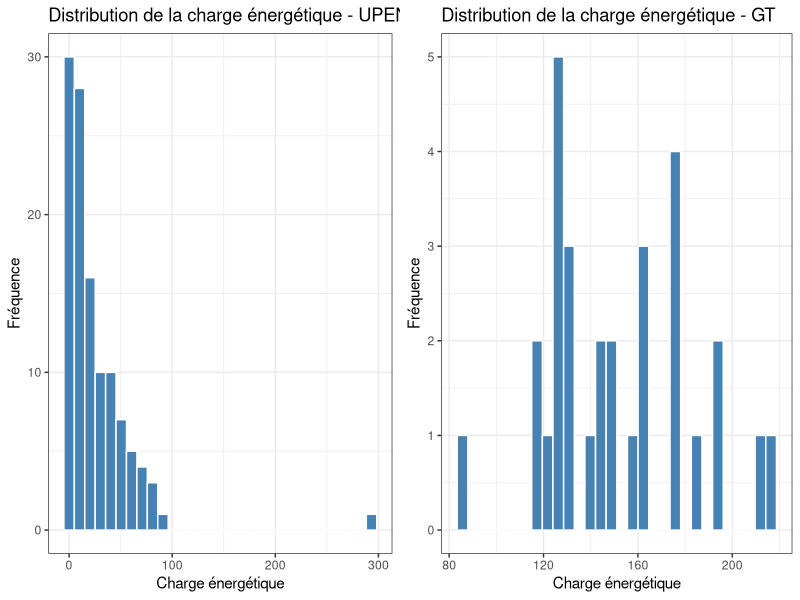
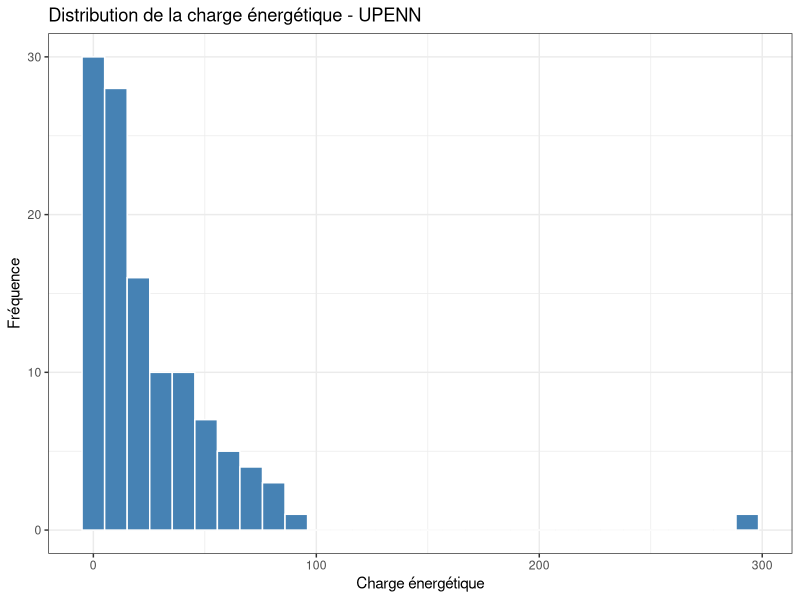
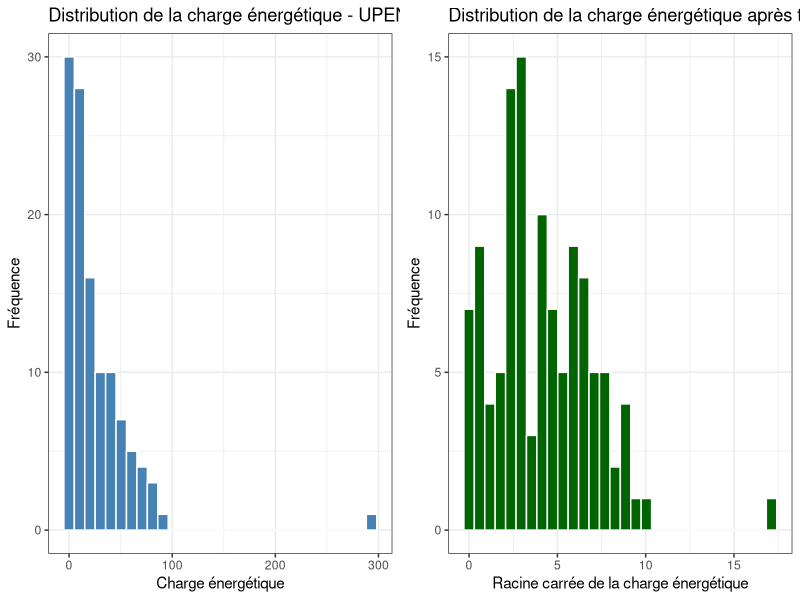
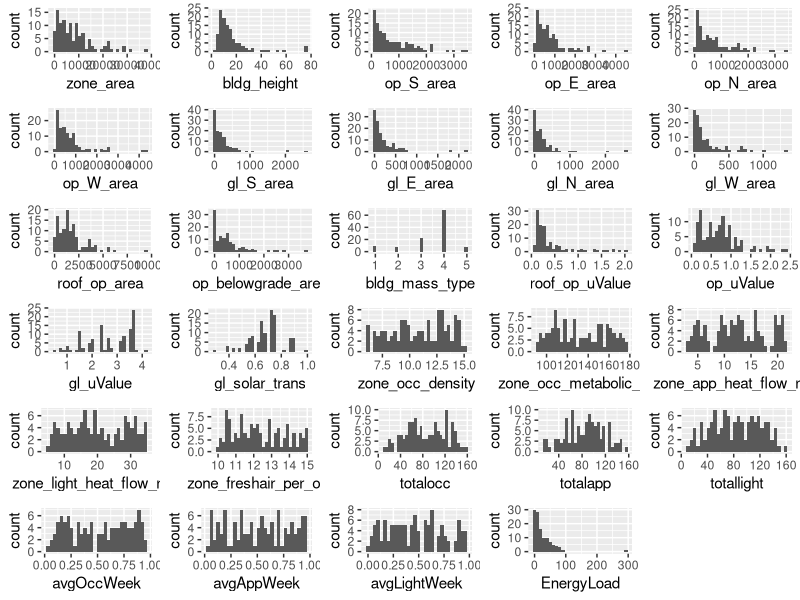
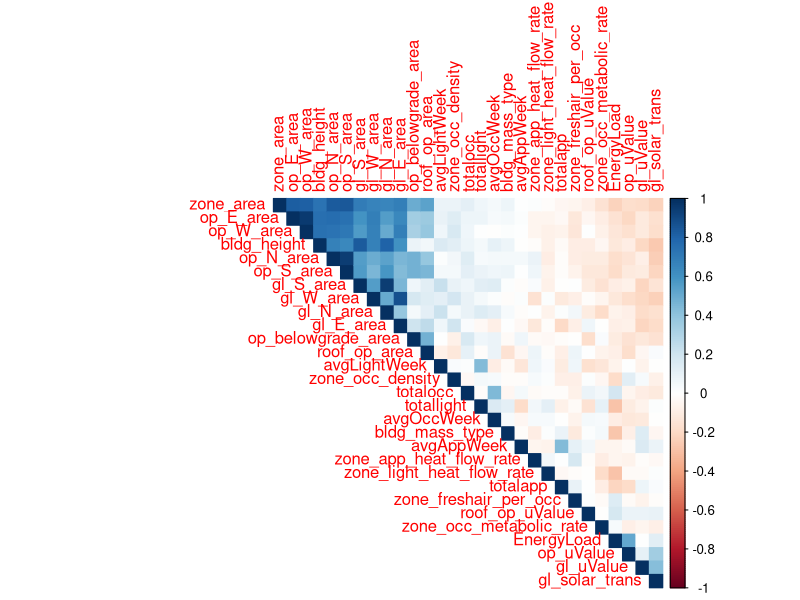
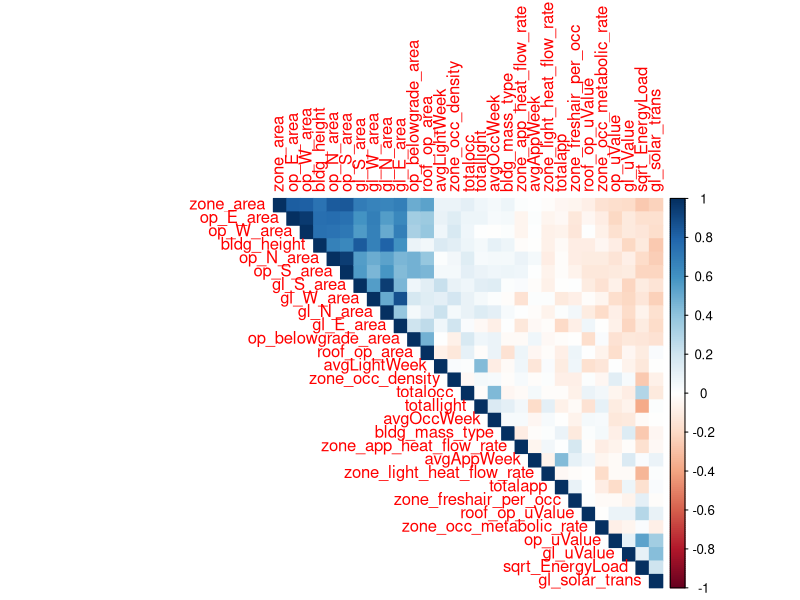
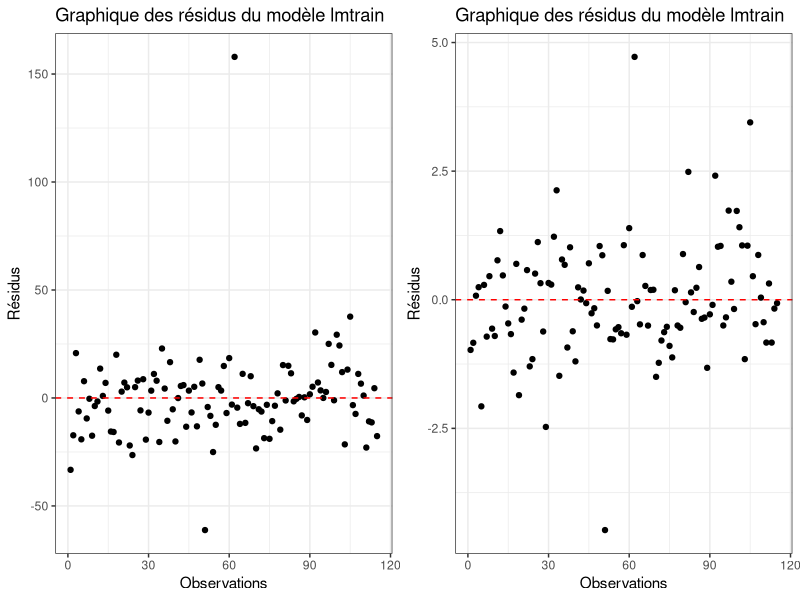
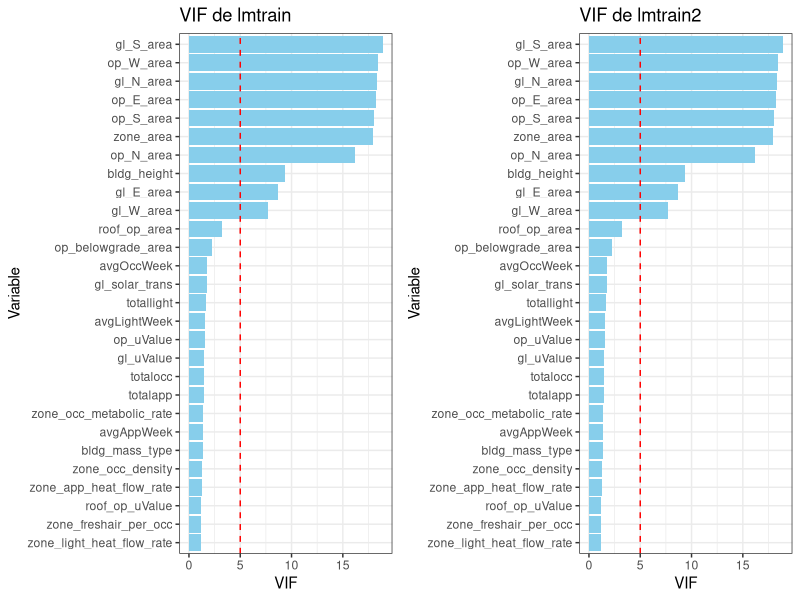

Source code (R) for these figures, in order:
## ---- chunk 1
library(tidyverse)
library(gridExtra)
library(caret)
library(car)
library(pls)
## ---- chunk 2
upenn <- read_tsv("UPENN.txt")
gt <- read_tsv("GT.txt")
## ---- chunk 3
upenn <- upenn |> 
  mutate(EnergyLoad = HeatTotal + CoolTotal)

gt <- gt |> 
   mutate(EnergyLoad = HeatTotal + CoolTotal)
## ---- chunk 4
colonnes_supprimees <- c("ID", "HeatTotal", "CoolTotal", "HeatJan", "CoolJuly")

Upenn_x <- upenn |> 
  dplyr::select(-any_of(colonnes_supprimees))

Gt_x <- gt |> 
  dplyr::select(-any_of(colonnes_supprimees))
## ---- chunk 5
str(Upenn_x)
summary(Upenn_x$EnergyLoad)
## ---- chunk 6
# UPENN

graph_upenn <- Upenn_x |> 
  ggplot() +
  aes(x = EnergyLoad) +
  geom_histogram(bins = 30, fill = "steelblue", color = "white") +
  labs(
    title = "Distribution de la charge énergétique - UPENN",
    x = "Charge énergétique",
    y = "Fréquence"
  ) +
  theme_bw()


# GT

graph_gt <- Gt_x |> 
  ggplot() +
  aes(x = EnergyLoad) +
  geom_histogram(bins = 30, fill = "steelblue", color = "white") +
  labs(
    title = "Distribution de la charge énergétique - GT",
    x = "Charge énergétique",
    y = "Fréquence"
  ) +
  theme_bw()

grid.arrange(graph_upenn, graph_gt, ncol = 2)
## ---- chunk 7
# UPENN

Upenn_x2 <- Upenn_x |> 
  mutate(sqrt_EnergyLoad = sqrt(EnergyLoad)) |> 
  dplyr::select(-EnergyLoad)


# GT

Gt_x2 <- Gt_x |> 
  mutate(sqrt_EnergyLoad = sqrt(EnergyLoad)) |> 
  dplyr::select(-EnergyLoad)
## ---- chunk 8
# Y originale

graph_upenn


# Y transformée en racine carrée

graph_sqrt_upenn <- Upenn_x2 |> 
  ggplot() +
  aes(x = sqrt_EnergyLoad) +
  geom_histogram(bins = 30, fill = "darkgreen", color = "white") +
  labs(
    title = "Distribution de la charge énergétique après transformation en racine carrée - UPENN",
    x = "Racine carrée de la charge énergétique",
    y = "Fréquence"
  ) +
  theme_bw()


grid.arrange(graph_upenn, graph_sqrt_upenn, ncol = 2)
## ---- chunk 9
shapiro.test(Upenn_x$EnergyLoad)
shapiro.test(Upenn_x2$sqrt_EnergyLoad)
## ---- chunk 10
# Y : EnergyLoad
Train <- Upenn_x
Test <- Gt_x
## ---- chunk 11
# Y : sqrt_EnergyLoad
Train2 <- Upenn_x2
Test2 <- Gt_x2
## ---- chunk 12
str(Train2)
str(Test2)
## ---- chunk 13
# distribution des valeurs observées pour les differentes variables
ggp <- list()
for (i in 1:ncol(Train)) {
  ggp[[i]] <- Train |> 
    ggplot() +
    aes(x = .data[[names(Train)[i]]]) +
    geom_histogram()
}
grid.arrange(grobs = ggp, ncol = 5, nrow = 6)
## ---- chunk 14
# distribution des valeurs observées pour les differentes variables
ggp2 <- list()
for (i in 1:ncol(Train2)) {
  ggp[[i]] <- Train2 |> 
    ggplot() +
    aes(x = .data[[names(Train2)[i]]]) +
    geom_histogram()
}
grid.arrange(grobs = ggp2, ncol = 5, nrow = 6)
## ---- chunk 15
# matrice des correlations
corrplot::corrplot(
  cor(Train),
  method = "color", 
  type = "upper", 
  order = "FPC"
)
## ---- chunk 16
# matrice des correlations
corrplot::corrplot(
  cor(Train2),
  method = "color", 
  type = "upper", 
  order = "FPC"
)
## ---- chunk 17
# Modèle lm sur l'ensemble données d'entraînement

set.seed(123)

lmtrain <- lm(
  EnergyLoad ~ ., 
  data = Train,
)

summary_lmtrain <- summary(lmtrain)
summary_lmtrain
## ---- chunk 18
# Modèle lm avec validation croisée

set.seed(123)

# Contrôle de la validation croisée
train_control <- trainControl(method = "cv", number = 10)

# Modèle avec validation croisée
lmtrain_cv <- train(
  EnergyLoad ~ ., 
  data = Train, 
  method = "lm", 
  trControl = train_control
)

lmtrain_cv

resultats <- lmtrain_cv$results
## ---- chunk 19
# Résidus

residus_lmtrain <- tibble(
  observations = as.numeric(names(residuals(lmtrain))),
  residus_lmtrain = (residuals(lmtrain))
)


# Graphique

graph_residus_lmtrain <- residus_lmtrain |> 
  ggplot() +
  aes(x = observations, y = residus_lmtrain) +
  geom_point() +
  geom_hline(yintercept = 0, linetype = "dashed", color = "red") +
  labs(
    title = "Graphique des résidus du modèle lmtrain",
    x = "Observations", 
    y = "Résidus"
  ) + 
  theme_bw()
## ---- chunk 20
# Calcul du vif avec la library car

vif_lmtrain <- tibble(
  variables = names(vif(lmtrain)),
  vif_lmtrain = vif(lmtrain)
)


# Graphique

graph_vif_lmtrain <- vif_lmtrain |> 
  ggplot() +
  aes(x = reorder(variables, vif_lmtrain), y = vif_lmtrain) + 
  geom_bar(stat = "identity", fill = "skyblue") + 
  geom_hline(yintercept = 5, color = "red", linetype = "dashed") + 
  coord_flip() + 
  labs(
    title = "VIF de lmtrain",
    x = "Variable",
    y = "VIF"
  ) + 
  theme_bw()
## ---- chunk 21
# R2
r2_lm_train <- summary_lmtrain$r.squared

r2_lm_cv <- resultats$Rsquared
## ---- chunk 22
# RMSE du modèle lm sur l'ensemble données d'entraînement

# Prédictions sur les données d'entraînement
predictions <- predict(lmtrain, type = "response")

# Calcul de l'erreur quadratique (residus)
residus <- Train$EnergyLoad - predictions

# Calculer le RMSE
rmse_lm_train <- sqrt(mean(residus^2))

rmse_lm_train
## ---- chunk 23
# RMSE du modèle lm avec validation croisée
rmse_lm_cv <- resultats$RMSE
## ---- chunk 24
# Prédictions sur le trainset
predtrainlm <- predict(lmtrain, type = "response")
#cbind(lmtrain$fitted.values, predtrainlm)

# Prédictions sur le testset
predtestlm<- predict(lmtrain, newdata = Test, type = "response")
## ---- chunk 25
# r2 on testset (1 - la somme des erreurs)
r2_lm_test <- 1 - sum((Test$EnergyLoad - predtestlm)^2) / 
  sum((Test$EnergyLoad - mean(Test$EnergyLoad))^2)

round(r2_lm_test, 4)


# # r2 on trainset (1 - la somme des erreurs)
# r2_lm_train <- 1 - sum((Train$EnergyLoad - predtrainlm)^2) / 
#   sum((Train$EnergyLoad - mean(Train$EnergyLoad))^2)
# 
# round(r2_lm_train, 4)
## ---- chunk 26
# Calcul des erreurs
rmse_lm_test <- sqrt(mean((Test$EnergyLoad - predtestlm)^2))
round(rmse_lm_test, 4)

# RMSE de référence (modèle naïf = moyenne de Y_train)
rmse0_lm_test <- sqrt(mean((Test$EnergyLoad - mean(Train$EnergyLoad))^2))

# On ajoute la baseline à gauche du vecteur
rmse_lm_test <- c(rmse0_lm_test, rmse_lm_test)
round(rmse_lm_test, 4)
## ---- chunk 27
cat(
  "Modèle :" = "LM",
  "\n Variable expliquée :" = "EnergyLoad",
  "\nNombre de composantes :", NA,
  "\nR2 estimé sur les données d’apprentissage :", r2_lm_train,
  "\nR2 estimé par validation croisée :", r2_lm_cv,
  "\nR2 estimé sur les données de test :", r2_lm_test,
  "\nRMSE estimé sur les données d’apprentissage :", rmse_lm_train,
  "\nRMSE estimé par validation croisée :", rmse_lm_cv,
  "\nRMSE estimé sur les données de test :", rmse_lm_test[2]
)
## ---- chunk 28
resultats_lm1 <- tibble(
  "Modèle" = "LM",
  "Variable expliquée" = "EnergyLoad",
  "Nombre de composantes" = NA,
  "R2 - Apprentissage" = r2_lm_train,
  "R2 - Validation croisée" = r2_lm_cv,
  "R2 - Test" = r2_lm_test,
  "RMSE - Apprentissage" = rmse_lm_train,
  "RMSE - Validation croisée" = rmse_lm_cv,
  "RMSE - Test" = rmse_lm_test[2],
)

View(resultats_lm1)
## ---- chunk 29
# Modèle lm sur l'ensemble données d'entraînement

set.seed(123)

lmtrain2 <- lm(
  sqrt_EnergyLoad ~ ., 
  data = Train2,
)

summary_lmtrain2 <- summary(lmtrain2)
summary_lmtrain2
## ---- chunk 30
# Modèle lm avec validation croisée

set.seed(123)

# Contrôle de la validation croisée
train_control2 <- trainControl(method = "cv", number = 10)

# Modèle avec validation croisée
lmtrain_cv2 <- train(
  sqrt_EnergyLoad ~ ., 
  data = Train2, 
  method = "lm", 
  trControl = train_control2
)

lmtrain_cv2

resultats2 <- lmtrain_cv2$results
## ---- chunk 31
# Résidus

residus_lmtrain2 <- tibble(
  observations2 = as.numeric(names(residuals(lmtrain2))),
  residus_lmtrain2 = (residuals(lmtrain2))
)


# Graphique

graph_residus_lmtrain2 <- residus_lmtrain2 |> 
  ggplot() +
  aes(x = observations2, y = residus_lmtrain2) +
  geom_point() +
  geom_hline(yintercept = 0, linetype = "dashed", color = "red") +
  labs(
    title = "Graphique des résidus du modèle lmtrain",
    x = "Observations", 
    y = "Résidus"
  ) + 
  theme_bw()
## ---- chunk 32
# Calcul du vif

vif_lmtrain2 <- tibble(
  variables2 = names(vif(lmtrain2)),
  vif_lmtrain2 = vif(lmtrain2)
)


# Graphique

graph_vif_lmtrain2 <- vif_lmtrain2 |> 
  ggplot() +
  aes(x = reorder(variables2, vif_lmtrain2), y = vif_lmtrain2) + 
  geom_bar(stat = "identity", fill = "skyblue") + 
  geom_hline(yintercept = 5, color = "red", linetype = "dashed") + 
  coord_flip() + 
  labs(
    title = "VIF de lmtrain2",
    x = "Variable",
    y = "VIF"
  ) + 
  theme_bw()
## ---- chunk 33
# R2
r2_lm_train2 <- summary_lmtrain2$r.squared

r2_lm_cv2 <- resultats2$Rsquared
## ---- chunk 34
# RMSE du modèle lm sur l'ensemble données d'entraînement

# Prédictions sur les données d'entraînement
predictions2 <- predict(lmtrain2, type = "response")

# Calcul de l'erreur quadratique (residus)
residus2 <- Train2$sqrt_EnergyLoad - predictions2

# Calculer le RMSE
rmse_lm_train2 <- sqrt(mean(residus2^2))

rmse_lm_train2
## ---- chunk 35
# RMSE du modèle lm avec validation croisée
rmse_lm_cv2 <- resultats2$RMSE
## ---- chunk 36
# Prédictions sur le trainset
predtrainlm2 <- predict(lmtrain2, type = "response")
#cbind(lmtrain2$fitted.values, predtrainlm)

# Prédictions sur le testset
predtestlm2 <- predict(lmtrain2, newdata = Test2, type = "response")
## ---- chunk 37
# r2 on testset (1 - la somme des erreurs)
r2_lm_test2 <- 1 - sum((Test2$sqrt_EnergyLoad - predtestlm2)^2) / 
  sum((Test2$sqrt_EnergyLoad - mean(Test2$sqrt_EnergyLoad))^2)

round(r2_lm_test2, 4)


# # r2 on trainset (1 - la somme des erreurs)
# r2_lm_train2 <- 1 - sum((Train2$sqrt_EnergyLoad - predtrainlm2)^2) / 
#   sum((Train2$sqrt_EnergyLoad - mean(Train2$sqrt_EnergyLoad))^2)
# 
# round(r2_lm_train2, 4)
## ---- chunk 38
# Calcul des erreurs
rmse_lm_test2 <- sqrt(mean((Test2$sqrt_EnergyLoad - predtestlm2)^2))
round(rmse_lm_test2, 4)

# RMSE de référence (modèle naïf = moyenne de Y_train)
rmse0_lm_test2 <- sqrt(mean((Test2$sqrt_EnergyLoad - mean(Train2$sqrt_EnergyLoad))^2))

# On ajoute la baseline à gauche du vecteur
rmse_lm_test2 <- c(rmse0_lm_test2, rmse_lm_test2)
round(rmse_lm_test2, 4)
## ---- chunk 39
cat(
  "Modèle :" = "LM",
  "\n Variable expliquée :" = "sqrt_EnergyLoad",
  "\nNombre de composantes :", NA,
  "\nR2 estimé sur les données d’apprentissage :", r2_lm_train2,
  "\nR2 estimé par validation croisée :", r2_lm_cv2,
  "\nR2 estimé sur les données de test :", r2_lm_test2,
  "\nRMSE estimé sur les données d’apprentissage :", rmse_lm_train2,
  "\nRMSE estimé par validation croisée :", rmse_lm_cv2,
  "\nRMSE estimé sur les données de test :", rmse_lm_test2[2]
)
## ---- chunk 40
resultats_lm2 <- tibble(
  "Modèle" = "LM",
  "Variable expliquée" = "sqrt_EnergyLoad",
  "Nombre de composantes" = NA,
  "R2 - Apprentissage" = r2_lm_train2,
  "R2 - Validation croisée" = r2_lm_cv2,
  "R2 - Test" = r2_lm_test2,
  "RMSE - Apprentissage" = rmse_lm_train2,
  "RMSE - Validation croisée" = rmse_lm_cv2,
  "RMSE - Test" = rmse_lm_test2[2],
)

View(resultats_lm2)
## ---- chunk 41
# Résidus du premier modèle (Y : EnergyLoad) et du second (Y : sqrt_EnergyLoad)

residus <- inner_join(
  residus_lmtrain, 
  residus_lmtrain2, 
  by = c("observations" = "observations2")
)
residus


# Graphiques des deux modèles

graph_residus <- grid.arrange(graph_residus_lmtrain, graph_residus_lmtrain2, ncol = 2)
graph_residus
## ---- chunk 42
# VID du premier modèle (Y : EnergyLoad) et du second (Y : sqrt_EnergyLoad)

vif <- inner_join(
  vif_lmtrain, 
  vif_lmtrain2, 
  by = c("variables" = "variables2")
)
vif


# Graphiques des deux modèles

graph_vif <- grid.arrange(graph_vif_lmtrain, graph_vif_lmtrain2, ncol = 2)
graph_vif
## ---- chunk 43
resultats_lm <- bind_rows(resultats_lm1, resultats_lm2)
resultats_lm
## ---- chunk 44
# nb d'individus
n <- nrow(Train)

# nb de variables
p <- ncol(Train) - 1
## ---- chunk 45
set.seed(123)
## PCR
pcrtrain <- pcr(
  EnergyLoad ~ ., 
  data = Train, 
  ncomp = min(n - 1, p), # Nombre de variables latentes (composantes)
  validation = "CV",  # Cross-validation CV : découpage en segment
  scale = TRUE# prédicteurs centrés et réduits par défaut
)
# On prend juste l'apprentissage
## ---- chunk 46
summary(pcrtrain)
## ---- chunk 47
r2_pcr_train_cv <- pls::R2(pcrtrain, estimate = "all")

validationplot(pcrtrain, val.type = "R2", type = "b", estimate = "all")
legend(
  "bottomright", 
  legend = c("Train", "CV"),
  col = c("black", "red"),
  pch = c(1, 2),
  lty = c(1, 2)
)
## ---- chunk 48
# RMSE : erreur, utile pour choisir le nb de composantes
rmse_pcr_train_cv <- pls::RMSEP(pcrtrain, estimate = "all")
validationplot(pcrtrain, type = "b", estimate = "all")
legend(
  "topright", 
  legend = c("CV", "adjCV", "Intercept"),
  col = c("black", "red", "green"),
  pch = c(1, 2, 3),
  lty = c(1, 2, 3)
)
## ---- chunk 49
str(123)
ncp_pcr <- selectNcomp(pcrtrain, method = "onesigma")
ncp_pcr
## ---- chunk 50
# Prédictions sur le trainset
predtrainpcr <- predict(pcrtrain,type = "response")
#cbind(pcrtrain$fitted.values, predtrainpcr)

# Prédictions sur le testset
predtestpcr <- predict(pcrtrain, newdata = Test, type = "response")
## ---- chunk 51
# r2 on testset (1 - la somme des erreurs)
r2_pcr_test <- 1 - apply(
  (Test$EnergyLoad - predtestpcr[, 1, ])^2,
  2,
  sum
) / sum((Test$EnergyLoad - mean(Test$EnergyLoad))^2)

round(r2_pcr_test, 4)

# # r2 on trainset (1 - la somme des erreurs)
# r2_pcr_train <- 1 - apply(
#   (Train$EnergyLoad - predtrainpcr[, 1, ])^2,
#   2,
#   sum
# ) / sum((Train$EnergyLoad - mean(Train$EnergyLoad))^2)
# round(r2_pcr_train, 4)
## ---- chunk 52
# Calcul des erreurs en fonction du nombre de composantes
rmse_pcr_test <- sqrt(apply(
  (Test$EnergyLoad - predtestpcr[, 1, ])^2,
  2,
  mean
))

# RMSE de référence (modèle naïf = moyenne de Y_train)
rmse0_pcr_test <- sqrt(mean((Test$EnergyLoad - mean(Train$EnergyLoad))^2))

# On ajoute la baseline à gauche du vecteur
rmse_pcr_test <- c(rmse0_pcr_test, rmse_pcr_test)
round(rmse_pcr_test, 4)
## ---- chunk 53
cat(
  "Modèle :" = "PCR",
  "\n Variable expliquée :" = "EnergyLoad",
  "\nNombre de composantes :", ncp_pcr,
  "\nR2 estimé sur les données d’apprentissage :", r2_pcr_train_cv$val["train", "EnergyLoad", paste(ncp_pcr, "comps")],
  "\nR2 estimé par validation croisée :", r2_pcr_train_cv$val["CV", "EnergyLoad", paste(ncp_pcr, "comps")],
  "\nR2 estimé sur les données de test :", r2_pcr_test[[paste(ncp_pcr, "comps")]],
  "\nRMSE estimé sur les données d’apprentissage :", rmse_pcr_train_cv$val["train", "EnergyLoad", paste(ncp_pcr, "comps")],
  "\nRMSE estimé par validation croisée :", rmse_pcr_train_cv$val["CV", "EnergyLoad", paste(ncp_pcr, "comps")],
  "\nRMSE estimé sur les données de test :", rmse_pcr_test[[paste(ncp_pcr, "comps")]]
)
## ---- chunk 54
resultats_pcr1 <- tibble(
  "Modèle" = "PCR",
  "Variable expliquée" = "EnergyLoad",
  "Nombre de composantes" = ncp_pcr,
  "R2 - Apprentissage" = r2_pcr_train_cv$val["train", "EnergyLoad", paste(ncp_pcr, "comps")],
  "R2 - Validation croisée" = r2_pcr_train_cv$val["CV", "EnergyLoad", paste(ncp_pcr, "comps")],
  "R2 - Test" = r2_pcr_test[[paste(ncp_pcr, "comps")]],
  "RMSE - Apprentissage" = rmse_pcr_train_cv$val["train", "EnergyLoad", paste(ncp_pcr, "comps")],
  "RMSE - Validation croisée" = rmse_pcr_train_cv$val["CV", "EnergyLoad", paste(ncp_pcr, "comps")],
  "RMSE - Test" = rmse_pcr_test[[paste(ncp_pcr, "comps")]],
)

View(resultats_pcr1)
## ---- chunk 55
# nb d'individus
n2 <- nrow(Train2)

# nb de variables
p2 <- ncol(Train2) - 1
## ---- chunk 56
set.seed(123)
## PCR
pcrtrain2 <- pcr(
  sqrt_EnergyLoad ~ ., 
  data = Train2, 
  ncomp = min(n2 - 1, p2), # Nombre de variables latentes (composantes)
  validation = "CV", # Cross-validation CV : découpage en segment
  scale = TRUE # prédicteurs centrés et réduits par défaut
)
# On prend juste l'apprentissage
## ---- chunk 57
summary(pcrtrain2)
## ---- chunk 58
r2_pcr_train_cv2 <- pls::R2(pcrtrain2, estimate = "all")

validationplot(
  pcrtrain2, 
  val.type = "R2", 
  type = "b", 
  estimate = "all"
)
legend(
  "bottomright", 
  legend = c("Train", "CV"),
  col = c("black", "red"),
  pch = c(1, 2),
  lty = c(1, 2)
)
## ---- chunk 59
# RMSE : erreur, utile pour choisir le nb de composantes
rmse_pcr_train_cv2 <- pls::RMSEP(pcrtrain2, estimate = "all")
validationplot(
  pcrtrain2, 
  type = "b", 
  estimate = "all"
)
legend(
  "topright", 
  legend = c("CV", "adjCV", "Intercept"),
  col = c("black", "red", "green"),
  pch = c(1, 2, 3),
  lty = c(1, 2, 3)
)
## ---- chunk 60
str(123)
ncp_pcr2 <- selectNcomp(pcrtrain2, method = "onesigma")
ncp_pcr2
## ---- chunk 61
# Prédictions sur le trainset
predtrainpcr2 <- predict(
  pcrtrain2, 
  type = "response"
)
#cbind(pcrtrain$fitted.values, predtrainpcr)

# Prédictions sur le testset
predtestpcr2 <- predict(
  pcrtrain2, 
  newdata = Test2, 
  type = "response"
)
## ---- chunk 62
# r2 on testset (1 - la somme des erreurs)
r2_pcr_test2 <- 1 - apply(
  (Test2$sqrt_EnergyLoad - predtestpcr2[, 1, ])^2,
  2,
  sum
) / sum((Test2$sqrt_EnergyLoad - mean(Test2$sqrt_EnergyLoad))^2)

round(r2_pcr_test2, 4)

# # r2 on trainset (1 - la somme des erreurs)
# r2_pcr_train2 <- 1 - apply(
#   (Train2$sqrt_EnergyLoad - predtrainpcr2[, 1, ])^2,
#   2,
#   sum
# ) / sum((Train2$sqrt_EnergyLoad - mean(Train2$sqrt_EnergyLoad))^2)
# 
# round(r2_pcr_train2, 4)
## ---- chunk 63
# Calcul des erreurs en fonction du nombre de composantes
rmse_pcr_test2 <- sqrt(apply(
  (Test2$sqrt_EnergyLoad - predtestpcr2[, 1, ])^2,
  2,
  mean
))

# RMSE de référence (modèle naïf = moyenne de Y_train)
rmse0_pcr_test2 <- sqrt(
  mean((Test2$sqrt_EnergyLoad - mean(Train2$sqrt_EnergyLoad))^2)
)

# On ajoute la baseline à gauche du vecteur
rmse_pcr_test2 <- c(rmse0_pcr_test2, rmse_pcr_test2)
round(rmse_pcr_test2, 4)
## ---- chunk 64
cat(
  "Modèle :" = "PCR",
  "\n Variable expliquée :" = "sqrt_EnergyLoad",
  "\nNombre de composantes :", ncp_pcr2,
  "\nR2 estimé sur les données d’apprentissage :", r2_pcr_train_cv2$val["train", "sqrt_EnergyLoad", paste(ncp_pcr2, "comps")],
  "\nR2 estimé par validation croisée :", r2_pcr_train_cv2$val["CV", "sqrt_EnergyLoad", paste(ncp_pcr2, "comps")],
  "\nR2 estimé sur les données de test :", r2_pcr_test2[[paste(ncp_pcr2, "comps")]],
  "\nRMSE estimé sur les données d’apprentissage :", rmse_pcr_train_cv2$val["train", "sqrt_EnergyLoad", paste(ncp_pcr2, "comps")],
  "\nRMSE estimé par validation croisée :", rmse_pcr_train_cv2$val["CV", "sqrt_EnergyLoad", paste(ncp_pcr2, "comps")],
  "\nRMSE estimé sur les données de test :", rmse_pcr_test2[[paste(ncp_pcr2, "comps")]]
)
## ---- chunk 65
resultats_pcr2 <- tibble(
  "Modèle" = "PCR",
  "Variable expliquée" = "sqrt_EnergyLoad",
  "Nombre de composantes" = ncp_pcr2,
  "R2 - Apprentissage" = r2_pcr_train_cv2$val["train", "sqrt_EnergyLoad", paste(ncp_pcr2, "comps")],
  "R2 - Validation croisée" = r2_pcr_train_cv2$val["CV", "sqrt_EnergyLoad", paste(ncp_pcr2, "comps")],
  "R2 - Test" = r2_pcr_test2[[paste(ncp_pcr2, "comps")]],
  "RMSE - Apprentissage" = rmse_pcr_train_cv2$val["train", "sqrt_EnergyLoad", paste(ncp_pcr2, "comps")],
  "RMSE - Validation croisée" = rmse_pcr_train_cv2$val["CV", "sqrt_EnergyLoad", paste(ncp_pcr2, "comps")],
  "RMSE - Test" = rmse_pcr_test2[[paste(ncp_pcr2, "comps")]],
)

View(resultats_pcr2)
## ---- chunk 66
resultats_pcr <- bind_rows(resultats_pcr1, resultats_pcr2)
resultats_pcr
## ---- chunk 67
# nb d'individus
n <- nrow(Train)

# nb de variables
p <- ncol(Train) - 1
## ---- chunk 68
set.seed(123)
## PLSR
plsrtrain <- plsr(
  EnergyLoad ~ ., 
  data = Train, 
  ncomp = min(n - 1, p), # Nombre de variables latentes (composantes)
  validation = "CV",  # Cross-validation CV : découpage en segment
  scale = TRUE# prédicteurs centrés et réduits par défaut
)
# On prend juste l'apprentissage
## ---- chunk 69
summary(plsrtrain)
## ---- chunk 70
r2_plsr_train_cv <- pls::R2(plsrtrain, estimate = "all")

validationplot(plsrtrain, val.type = "R2", type = "b", estimate = "all")
legend(
  "bottomright", 
  legend = c("Train", "CV"),
  col = c("black", "red"),
  pch = c(1, 2),
  lty = c(1, 2)
)
## ---- chunk 71
# RMSE : erreur, utile pour choisir le nb de composantes
rmse_plsr_train_cv <- pls::RMSEP(plsrtrain, estimate = "all")
validationplot(plsrtrain, type = "b", estimate = "all")
legend(
  "topright", 
  legend = c("CV", "adjCV", "Intercept"),
  col = c("black", "red", "green"),
  pch = c(1, 2, 3),
  lty = c(1, 2, 3)
)
## ---- chunk 72
str(123)
ncp_plsr <- selectNcomp(plsrtrain, method = "onesigma")
ncp_plsr
## ---- chunk 73
# Prédictions sur le trainset
predtrainplsr <- predict(plsrtrain,type = "response")
#cbind(plsrtrain$fitted.values, predtrainplsr)

# Prédictions sur le testset
predtestplsr <- predict(plsrtrain, newdata = Test, type = "response")
## ---- chunk 74
# r2 on testset (1 - la somme des erreurs)
r2_plsr_test <- 1 - apply(
  (Test$EnergyLoad - predtestplsr[, 1, ])^2,
  2,
  sum
) / sum((Test$EnergyLoad - mean(Test$EnergyLoad))^2)

round(r2_plsr_test, 4)

# # r2 on trainset (1 - la somme des erreurs)
# r2_plsr_train <- 1 - apply(
#   (Train$EnergyLoad - predtrainplsr[, 1, ])^2,
#   2,
#   sum
# ) / sum((Train$EnergyLoad - mean(Train$EnergyLoad))^2)
# round(r2_plsr_train, 4)
## ---- chunk 75
# Calcul des erreurs en fonction du nombre de composantes
rmse_plsr_test <- sqrt(apply(
  (Test$EnergyLoad - predtestplsr[, 1, ])^2,
  2,
  mean
))

# RMSE de référence (modèle naïf = moyenne de Y_train)
rmse0_plsr_test <- sqrt(mean((Test$EnergyLoad - mean(Train$EnergyLoad))^2))

# On ajoute la baseline à gauche du vecteur
rmse_plsr_test <- c(rmse0_plsr_test, rmse_plsr_test)
round(rmse_plsr_test, 4)

## ---- chunk 76
cat(
  "Modèle :" = "PLSR",
  "\n Variable expliquée :" = "EnergyLoad",
  "\nNombre de composantes :", ncp_plsr,
  "\nR2 estimé sur les données d’apprentissage :", r2_plsr_train_cv$val["train", "EnergyLoad", paste(ncp_plsr, "comps")],
  "\nR2 estimé par validation croisée :", r2_plsr_train_cv$val["CV", "EnergyLoad", paste(ncp_plsr, "comps")],
  "\nR2 estimé sur les données de test :", r2_plsr_test[[paste(ncp_plsr, "comps")]],
  "\nRMSE estimé sur les données d’apprentissage :", rmse_plsr_train_cv$val["train", "EnergyLoad", paste(ncp_plsr, "comps")],
  "\nRMSE estimé par validation croisée :", rmse_plsr_train_cv$val["CV", "EnergyLoad", paste(ncp_plsr, "comps")],
  "\nRMSE estimé sur les données de test :", rmse_plsr_test[[paste(ncp_plsr, "comps")]]
)
## ---- chunk 77
resultats_plsr1 <- tibble(
  "Modèle" = "PLSR",
  "Variable expliquée" = "EnergyLoad",
  "Nombre de composantes" = ncp_plsr,
  "R2 - Apprentissage" = r2_plsr_train_cv$val["train", "EnergyLoad", paste(ncp_plsr, "comps")],
  "R2 - Validation croisée" = r2_plsr_train_cv$val["CV", "EnergyLoad", paste(ncp_plsr, "comps")],
  "R2 - Test" = r2_plsr_test[[paste(ncp_plsr, "comps")]],
  "RMSE - Apprentissage" = rmse_plsr_train_cv$val["train", "EnergyLoad", paste(ncp_plsr, "comps")],
  "RMSE - Validation croisée" = rmse_plsr_train_cv$val["CV", "EnergyLoad", paste(ncp_plsr, "comps")],
  "RMSE - Test" = rmse_plsr_test[[paste(ncp_plsr, "comps")]],
)

View(resultats_plsr1)
## ---- chunk 78
# nb d'individus
n2 <- nrow(Train2)

# nb de variables
p2 <- ncol(Train2) - 1
## ---- chunk 79
set.seed(123)
## PLSR
plsrtrain2 <- plsr(
  sqrt_EnergyLoad ~ ., 
  data = Train2, 
  ncomp = min(n2 - 1, p2), # Nombre de variables latentes (composantes)
  validation = "CV", # Cross-validation CV : découpage en segment
  scale = TRUE # prédicteurs centrés et réduits par défaut
)
# On prend juste l'apprentissage
## ---- chunk 80
summary(plsrtrain2)
## ---- chunk 81
r2_plsr_train_cv2 <- pls::R2(plsrtrain2, estimate = "all")

validationplot(
  plsrtrain2, 
  val.type = "R2", 
  type = "b", 
  estimate = "all"
)
legend(
  "bottomright", 
  legend = c("Train", "CV"),
  col = c("black", "red"),
  pch = c(1, 2),
  lty = c(1, 2)
)
## ---- chunk 82
# RMSE : erreur, utile pour choisir le nb de composantes
rmse_plsr_train_cv2 <- pls::RMSEP(plsrtrain2, estimate = "all")
validationplot(
  plsrtrain2, 
  type = "b", 
  estimate = "all"
)
legend(
  "topright", 
  legend = c("CV", "adjCV", "Intercept"),
  col = c("black", "red", "green"),
  pch = c(1, 2, 3),
  lty = c(1, 2, 3)
)
## ---- chunk 83
str(123)
ncp_plsr2 <- selectNcomp(plsrtrain2, method = "onesigma")
ncp_plsr2
## ---- chunk 84
# Prédictions sur le trainset
predtrainplsr2 <- predict(
  plsrtrain2, 
  type = "response"
)
#cbind(plsrtrain$fitted.values, predtrainplsr)

# Prédictions sur le testset
predtestplsr2 <- predict(
  plsrtrain2, 
  newdata = Test2, 
  type = "response"
)
## ---- chunk 85
dim(predtestplsr2)
## ---- chunk 86
# r2 on testset (1 - la somme des erreurs)
r2_plsr_test2 <- 1 - apply(
  (Test2$sqrt_EnergyLoad - predtestplsr2[, 1, ])^2,
  2,
  sum
) / sum((Test2$sqrt_EnergyLoad - mean(Test2$sqrt_EnergyLoad))^2)

round(r2_plsr_test2, 4)

# # r2 on trainset (1 - la somme des erreurs)
# r2_plsr_train2 <- 1 - apply(
#   (Train2$sqrt_EnergyLoad - predtrainplsr2[, 1, ])^2,
#   2,
#   sum
# ) / sum((Train2$sqrt_EnergyLoad - mean(Train2$sqrt_EnergyLoad))^2)
# 
# round(r2_plsr_train2, 4)
## ---- chunk 87
# Calcul des erreurs en fonction du nombre de composantes
rmse_plsr_test2 <- sqrt(apply(
  (Test2$sqrt_EnergyLoad - predtestplsr2[, 1, ])^2,
  2,
  mean
))

# RMSE de référence (modèle naïf = moyenne de Y_train)
rmse0_plsr_test2 <- sqrt(
  mean((Test2$sqrt_EnergyLoad - mean(Train2$sqrt_EnergyLoad))^2)
)

# On ajoute la baseline à gauche du vecteur
rmse_plsr_test2 <- c(rmse0_plsr_test2, rmse_plsr_test2)
round(rmse_plsr_test2, 4)
## ---- chunk 88
cat(
  "Modèle :" = "PLSR",
  "\n Variable expliquée :" = "sqrt_EnergyLoad",
  "\nNombre de composantes :", ncp_plsr2,
  "\nR2 estimé sur les données d’apprentissage :", r2_plsr_train_cv2$val["train", "sqrt_EnergyLoad", paste(ncp_plsr2, "comps")],
  "\nR2 estimé par validation croisée :", r2_plsr_train_cv2$val["CV", "sqrt_EnergyLoad", paste(ncp_plsr2, "comps")],
  "\nR2 estimé sur les données de test :", r2_plsr_test2[[paste(ncp_plsr2, "comps")]],
  "\nRMSE estimé sur les données d’apprentissage :", rmse_plsr_train_cv2$val["train", "sqrt_EnergyLoad", paste(ncp_plsr2, "comps")],
  "\nRMSE estimé par validation croisée :", rmse_plsr_train_cv2$val["CV", "sqrt_EnergyLoad", paste(ncp_plsr2, "comps")],
  "\nRMSE estimé sur les données de test :", rmse_plsr_test2[[paste(ncp_plsr2, "comps")]]
)
## ---- chunk 89
resultats_plsr2 <- tibble(
  "Modèle" = "PLSR",
  "Variable expliquée" = "sqrt_EnergyLoad",
  "Nombre de composantes" = ncp_plsr2,
  "R2 - Apprentissage" = r2_plsr_train_cv2$val["train", "sqrt_EnergyLoad", paste(ncp_plsr2, "comps")],
  "R2 - Validation croisée" = r2_plsr_train_cv2$val["CV", "sqrt_EnergyLoad", paste(ncp_plsr2, "comps")],
  "R2 - Test" = r2_plsr_test2[[paste(ncp_plsr2, "comps")]],
  "RMSE - Apprentissage" = rmse_plsr_train_cv2$val["train", "sqrt_EnergyLoad", paste(ncp_plsr2, "comps")],
  "RMSE - Validation croisée" = rmse_plsr_train_cv2$val["CV", "sqrt_EnergyLoad", paste(ncp_plsr2, "comps")],
  "RMSE - Test" = rmse_plsr_test2[[paste(ncp_plsr2, "comps")]],
)

View(resultats_plsr2)
## ---- chunk 90
resultats_plsr <- bind_rows(resultats_plsr1, resultats_plsr2)
resultats_plsr
## ---- chunk 91
resultats <- bind_rows(resultats_lm, resultats_pcr, resultats_plsr)
View(resultats)
